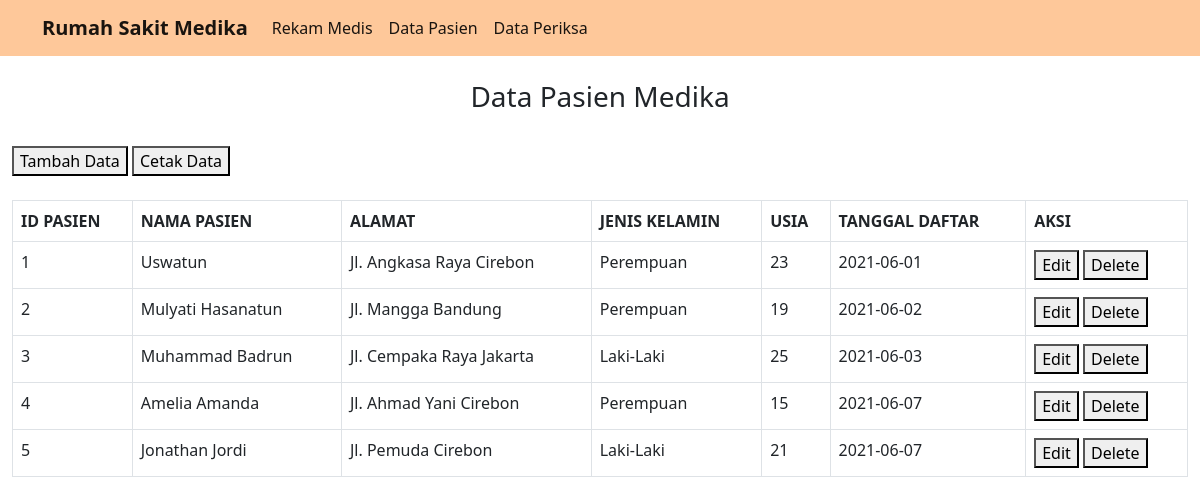
The app's page /pasien.php with its own data.
### tables this page shows
CREATE TABLE `tbl_pasien` (
  `id_pasien` int(11) NOT NULL,
  `nama_pasien` varchar(50) NOT NULL,
  `alamat_pasien` varchar(50) NOT NULL,
  `jenis_kelamin` varchar(20) NOT NULL,
  `usia` varchar(11) NOT NULL,
  `tgl_daftar` date NOT NULL
);

### connection.php (called while the page is built)
<?php
class Connection
{
    public function get_connection()
    {
        $host = "localhost";
        $database = "rekam_medis";
        $username = "root";
        $password = "";
        $connect = new mysqli($host, $username, $password, $database);
        return $connect;
    }
}
?>

### model.php (called while the page is built, shortened)
<?php
include 'connection.php';
class Model extends Connection
{
    public function __construct()
    {
        $this->conn = $this->get_connection();
    }
    public function tampil_data_pasien()
    {
        $sql = "SELECT * FROM tbl_pasien";
        $bind = $this->conn->query($sql);
        while ($obj = $bind->fetch_object()) {
            $baris[] = $obj;
        }
        if (!empty($baris)) {
            return $baris;
        }
    }
}

### pasien.php (the view, shortened to what this page needs)
<?php
include 'model.php';
$model = new Model();
?>
<!doctype html>
<html lang="en">
<head>
    <link href="https://cdn.jsdelivr.net/npm/bootstrap@5.0.0-beta3/dist/css/bootstrap.min.css" rel="stylesheet">
</head>
<body>
<nav class="navbar navbar-expand-lg navbar-light" style="background-color: #fec89a;">
  <div class="container">
    <a class="navbar-brand" href="#"><b>Rumah Sakit Medika</b></a>
    <div class="collapse navbar-collapse" id="navbarNav">
    <ul class="navbar-nav ml-auto">
        <li class="nav-item">
          <a class="nav-link active" href="index.php">Rekam Medis</a>
        </li>
        <li class="nav-item">
          <a class="nav-link active" href="pasien.php">Data Pasien</a>
        </li>
        <li class="nav-item">
          <a class="nav-link active" href="periksa.php">Data Periksa</a>
        </li>
      </ul>
    </div>
  </div>
</nav>
    <div class="container-fluid"><br>
        <h3 align="center">Data Pasien Medika</h3><br>
        <a href="create_pasien.php"><button type="button">Tambah Data</button></a></a>
        <a href="print_pasien.php" target="_blank"><button type="button">Cetak Data</button></a><br>
        <br>
        <table class="table table-bordered" style="background-color: #fffff;">
            <thead>
                <tr>
                    <th>ID PASIEN</th>
                    <th>NAMA PASIEN</th>
                    <th>ALAMAT</th>
                    <th>JENIS KELAMIN</th>
                    <th>USIA</th>
                    <th>TANGGAL DAFTAR</th>
                    <th>AKSI</th>
                </tr>
            </thead>
            <tbody>
                <?php
                    $result = $model->tampil_data_pasien();
                    if (!empty($result)) {
                        foreach ($result as $data) : ?>
                <tr>
                    <td><?= $data->id_pasien ?></td>
                    <td><?= $data->nama_pasien ?></td>
                    <td><?= $data->alamat_pasien ?></td>
                    <td><?= $data->jenis_kelamin ?></td>
                    <td><?= $data->usia ?></td>
                    <td><?= $data->tgl_daftar ?></td>
                    <td>
                        <a name="edit" id="edit" href="edit_pasien.php?id=<?=$data->id_pasien?>"><button type="button">Edit</button></a>
                        <a name="delete" id="delete" href="process.php?id=<?=$data->id_pasien?>"><button type="button">Delete</button>
                    </td>
                </tr>
                <?php endforeach;
                    }else { ?>
                <tr>
                    <td colspan="9">Belum Ada Data Pada Tabel Pasien</td>
                </tr>
                <?php } ?>
            </tbody>
        </table>
    </div>
</body>
</html>

### records on screen
tbl_pasien: id_pasien "1", nama_pasien "Uswatun", alamat_pasien "Jl. Angkasa Raya Cirebon", jenis_kelamin "Perempuan", usia "23", tgl_daftar "2021-06-01"
tbl_pasien: id_pasien "2", nama_pasien "Mulyati Hasanatun", alamat_pasien "Jl. Mangga Bandung", jenis_kelamin "Perempuan", usia "19", tgl_daftar "2021-06-02"
tbl_pasien: id_pasien "3", nama_pasien "Muhammad Badrun", alamat_pasien "Jl. Cempaka Raya Jakarta", jenis_kelamin "Laki-Laki", usia "25", tgl_daftar "2021-06-03"
tbl_pasien: id_pasien "4", nama_pasien "Amelia Amanda", alamat_pasien "Jl. Ahmad Yani Cirebon", jenis_kelamin "Perempuan", usia "15", tgl_daftar "2021-06-07"
tbl_pasien: id_pasien "5", nama_pasien "Jonathan Jordi", alamat_pasien "Jl. Pemuda Cirebon", jenis_kelamin "Laki-Laki", usia "21", tgl_daftar "2021-06-07"
